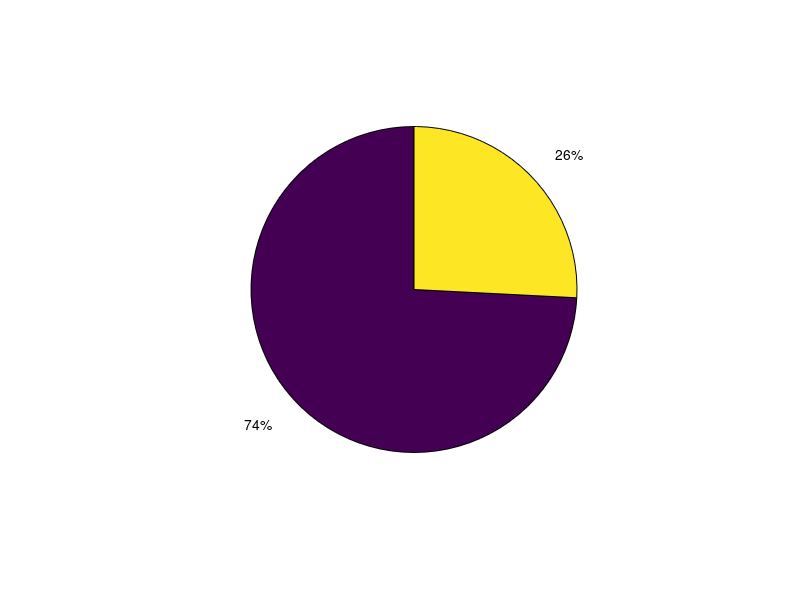

Recreate this plot in MATLAB.
%% Results_Stats 
%
%
%% Make pie chart of BE/BS/hybrid single-units 

figure('Position', [560,527,300,300])

% Data
n = [23 8];
labels = {'BS', 'BE'};

% Plot
p = pie(n);


